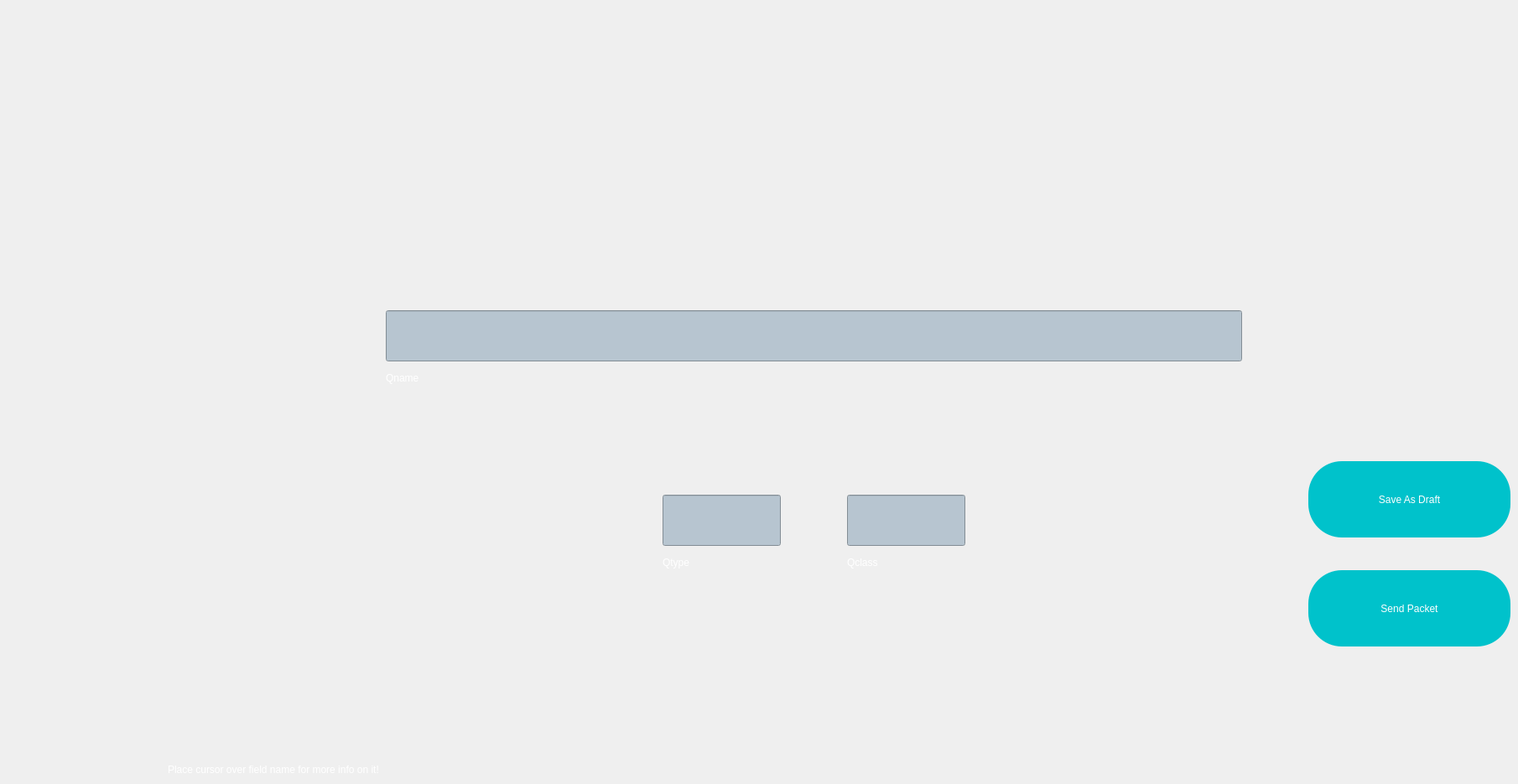
        <widget class="QWidget" name="DNS">
         <property name="styleSheet">
          <string notr="true">background-image: url(:/bg1/dns.png);</string>
         </property>
         <widget class="QPushButton" name="draft_dns">
          <property name="geometry">
           <rect>
            <x>1560</x>
            <y>550</y>
            <width>241</width>
            <height>91</height>
           </rect>
          </property>
          <property name="autoFillBackground">
           <bool>false</bool>
          </property>
          <property name="styleSheet">
           <string notr="true">font: 20pt &quot;Franklin Gothic Raw&quot;;
color: rgb(255, 255, 255);
border-radius: 40px;
padding: 10px 10px;
background: rgb(0, 194, 203);
</string>
          </property>
          <property name="text">
           <string>Save As Draft</string>
          </property>
         </widget>
         <widget class="QPushButton" name="send_dns">
          <property name="geometry">
           <rect>
            <x>1560</x>
            <y>680</y>
            <width>241</width>
            <height>91</height>
           </rect>
          </property>
          <property name="autoFillBackground">
           <bool>false</bool>
          </property>
          <property name="styleSheet">
           <string notr="true">font: 20pt &quot;Franklin Gothic Raw&quot;;
color: rgb(255, 255, 255);
border-radius: 40px;
padding: 10px 10px;
background: rgb(0, 194, 203);
</string>
          </property>
          <property name="text">
           <string>Send Packet</string>
          </property>
         </widget>
         <widget class="QLabel" name="srcad_39">
          <property name="geometry">
           <rect>
            <x>790</x>
            <y>650</y>
            <width>141</width>
            <height>41</height>
           </rect>
          </property>
          <property name="styleSheet">
           <string notr="true">color: rgb(255, 255, 255);
font: 14pt &quot;Franklin Gothic Cond&quot;;
background: transparent;</string>
          </property>
          <property name="text">
           <string>Qtype</string>
          </property>
         </widget>
         <widget class="QLabel" name="srcad_37">
          <property name="geometry">
           <rect>
            <x>1010</x>
            <y>650</y>
            <width>141</width>
            <height>41</height>
           </rect>
          </property>
          <property name="styleSheet">
           <string notr="true">color: rgb(255, 255, 255);
font: 14pt &quot;Franklin Gothic Cond&quot;;
background: transparent;</string>
          </property>
          <property name="text">
           <string>Qclass</string>
          </property>
         </widget>
         <widget class="QLineEdit" name="qname_field">
          <property name="geometry">
           <rect>
            <x>460</x>
            <y>370</y>
            <width>1021</width>
            <height>61</height>
           </rect>
          </property>
          <property name="styleSheet">
           <string notr="true">background: rgb(183, 197, 208);</string>
          </property>
          <property name="text">
           <string/>
          </property>
         </widget>
         <widget class="QLabel" name="srcad_38">
          <property name="geometry">
           <rect>
            <x>460</x>
            <y>430</y>
            <width>1021</width>
            <height>41</height>
           </rect>
          </property>
          <property name="styleSheet">
           <string notr="true">color: rgb(255, 255, 255);
font: 14pt &quot;Franklin Gothic Cond&quot;;
background: transparent;</string>
          </property>
          <property name="text">
           <string>Qname</string>
          </property>
         </widget>
         <widget class="QLineEdit" name="qtype_field">
          <property name="geometry">
           <rect>
            <x>790</x>
            <y>590</y>
            <width>141</width>
            <height>61</height>
           </rect>
          </property>
          <property name="styleSheet">
           <string notr="true">background: rgb(183, 197, 208);</string>
          </property>
          <property name="text">
           <string/>
          </property>
         </widget>
         <widget class="QLineEdit" name="qclass_field">
          <property name="geometry">
           <rect>
            <x>1010</x>
            <y>590</y>
            <width>141</width>
            <height>61</height>
           </rect>
          </property>
          <property name="styleSheet">
           <string notr="true">background: rgb(183, 197, 208);</string>
          </property>
          <property name="text">
           <string/>
          </property>
         </widget>
         <widget class="QLabel" name="info_7">
          <property name="geometry">
           <rect>
            <x>200</x>
            <y>910</y>
            <width>351</width>
            <height>16</height>
           </rect>
          </property>
          <property name="styleSheet">
           <string notr="true">color: rgb(255, 255, 255);
font: 10pt &quot;Franklin Gothic Cond&quot;;
background: transparent;</string>
          </property>
          <property name="text">
           <string>Place cursor over field name for more info on it!</string>
          </property>
         </widget>
        </widget>
